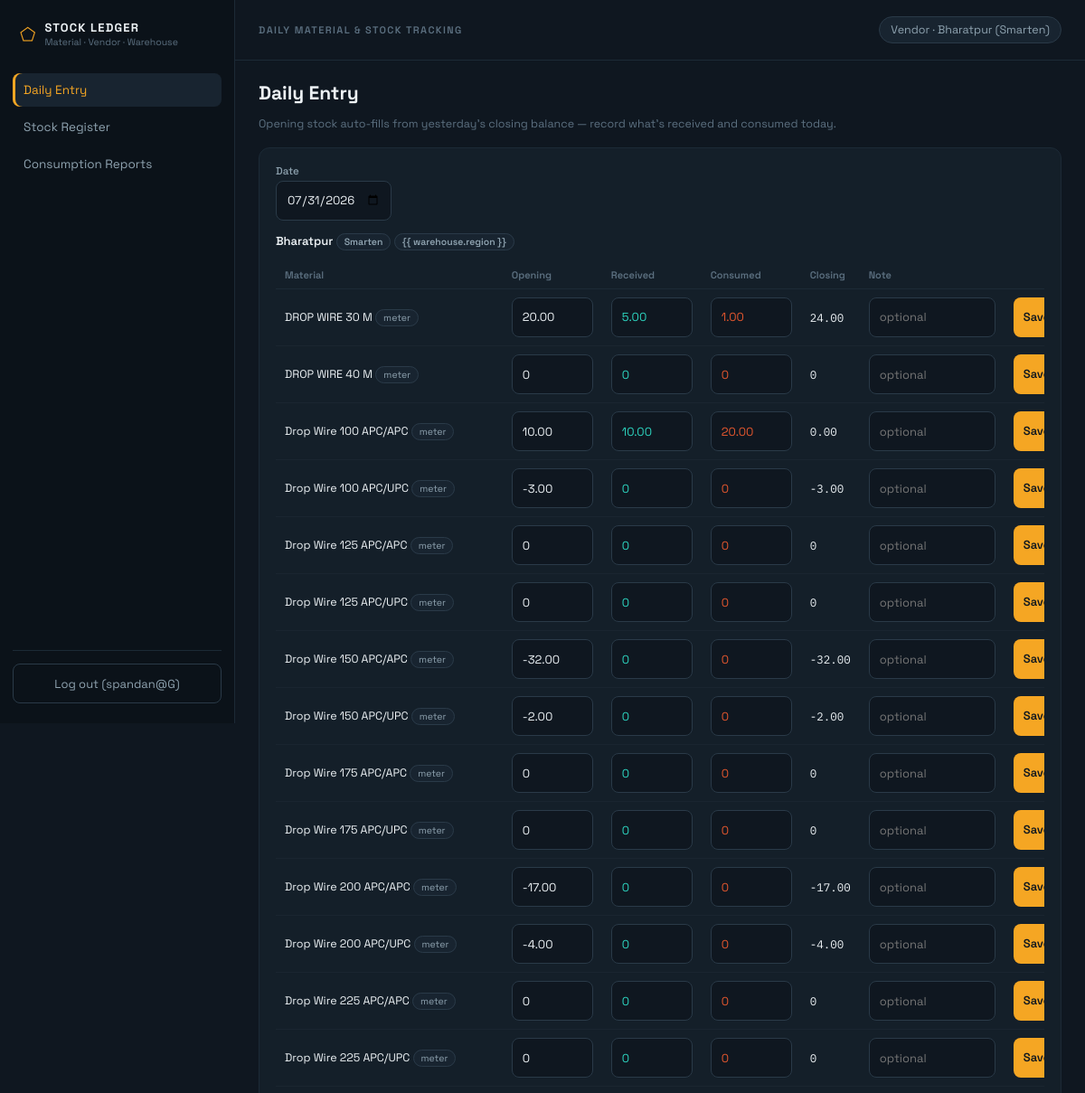
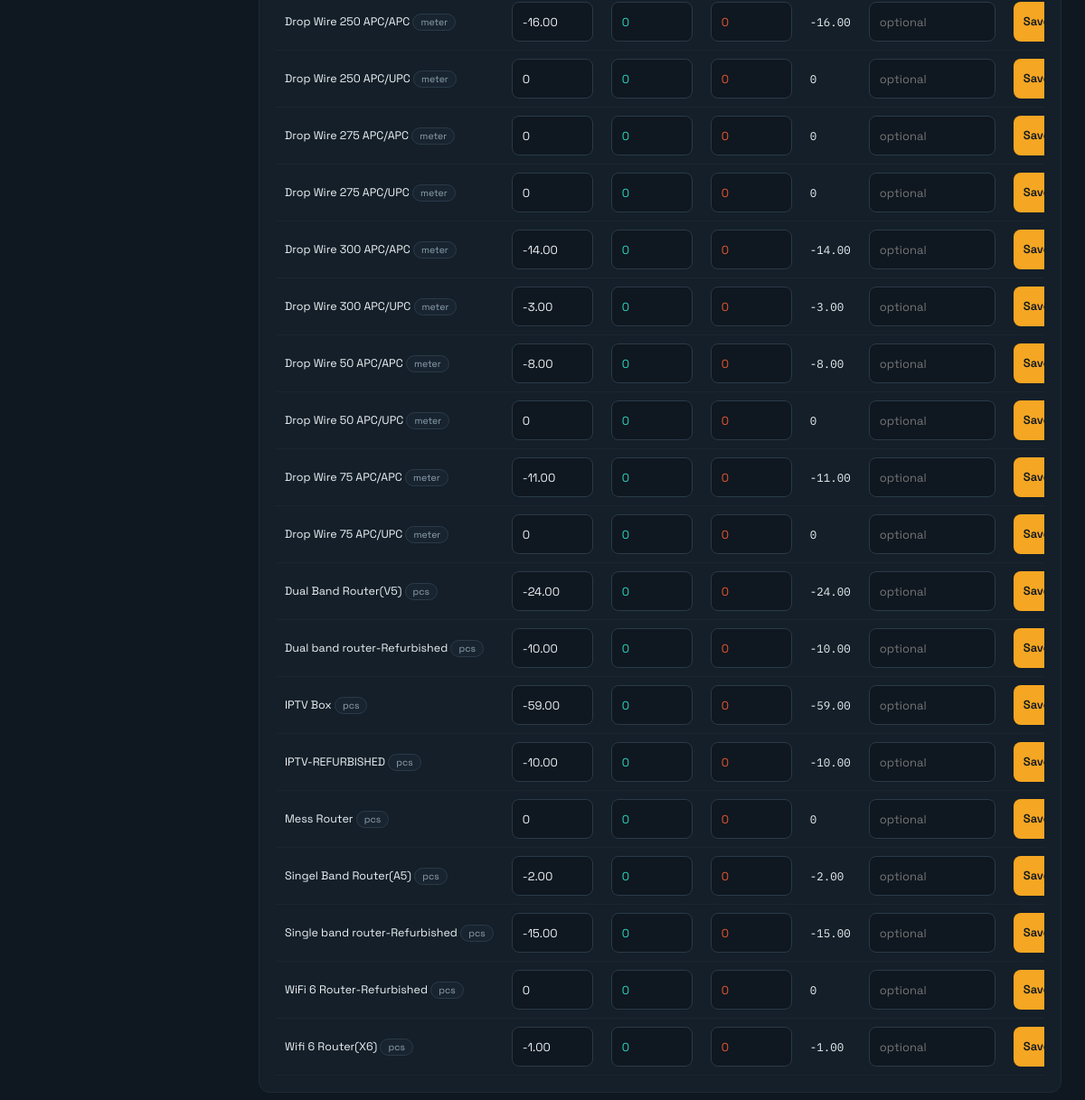
Screenshot of /stock/ (signed in) with the database file from the repository (2 pictures, top to bottom).
### accounts/models.py (models this page shows, shortened)
class User(AbstractUser):
    class Role(models.TextChoices):
        ADMIN = "ADMIN", "Admin"
        VENDOR = "VENDOR", "Vendor"
    role = models.CharField(max_length=10, choices=Role.choices, default=Role.VENDOR)
    warehouse = models.ForeignKey(
        "inventory.Warehouse",
        null=True, blank=True,
        on_delete=models.SET_NULL,
        related_name="vendor_users",
    )
    @property
    def is_admin_role(self):
        return self.role == self.Role.ADMIN
    @property
    def is_vendor_role(self):
        return self.role == self.Role.VENDOR

### inventory/models.py (models this page shows, shortened)
class Warehouse(models.Model):
    region = models.ForeignKey(Region, on_delete=models.PROTECT, related_name="warehouses")
    vendor = models.ForeignKey(Vendor, on_delete=models.PROTECT, related_name="warehouses")
    name = models.CharField(max_length=150)
    class Meta:
        ordering = ["region__name", "vendor__name", "name"]
        unique_together = ("vendor", "name")
    def __str__(self):
        return f"{self.name} ({self.vendor})"

class Vendor(models.Model):
    name = models.CharField(max_length=120, unique=True)
    class Meta:
        ordering = ["name"]
    def __str__(self):
        return self.name

class Material(models.Model):
    class Unit(models.TextChoices):
        METER = "meter", "Meter"
        PCS = "pcs", "Pcs"
        ROLL = "roll", "Roll"
        BOX = "box", "Box"
        SET = "set", "Set"
    name = models.CharField(max_length=150, unique=True)
    unit = models.CharField(max_length=10, choices=Unit.choices, default=Unit.PCS)
    min_stock_alert = models.DecimalField(max_digits=12, decimal_places=2, null=True, blank=True)
    is_active = models.BooleanField(default=True)
    match_material_group = models.CharField(max_length=50, blank=True, help_text="e.g. Dropwire, Router, IPTV")
    match_length_or_band = models.CharField(max_length=50, blank=True, help_text="e.g. 100 Meter / Dual Band / Wifi 6")
    match_connector = models.CharField(max_length=20, blank=True, help_text="e.g. APC/APC, APC/UPC")
    match_condition = models.CharField(
        max_length=20, blank=True, choices=[("NEW", "New"), ("REFURBISHED", "Refurbished")],
        help_text="Leave blank if not applicable"
    )
    class Meta:
        ordering = ["name"]

class StockEntry(models.Model):
    date = models.DateField()
    warehouse = models.ForeignKey(Warehouse, on_delete=models.CASCADE, related_name="stock_entries")
    material = models.ForeignKey(Material, on_delete=models.CASCADE, related_name="stock_entries")
    opening = models.DecimalField(max_digits=12, decimal_places=2, default=0)
    received = models.DecimalField(max_digits=12, decimal_places=2, default=0)
    consumed = models.DecimalField(max_digits=12, decimal_places=2, default=0)
    closing = models.DecimalField(max_digits=12, decimal_places=2, default=0)
    note = models.CharField(max_length=255, blank=True)
    entered_by = models.ForeignKey(settings.AUTH_USER_MODEL, null=True, on_delete=models.SET_NULL, related_name="stock_entries")
    updated_at = models.DateTimeField(auto_now=True)
    class Meta:
        unique_together = ("date", "warehouse", "material")
        ordering = ["-date"]
        indexes = [models.Index(fields=["warehouse", "material", "date"])]

### inventory/views.py (the view, shortened to what this page needs)
# urls.py: path("stock/", views.stock_entry, name="stock_entry"),
@vendor_or_admin_required
def stock_entry(request):
    user = request.user
    if user.is_vendor_role:
        if not user.warehouse:
            messages.error(request, "Your account isn't linked to a warehouse yet. Contact the admin.")
            return render(request, "inventory/no_warehouse.html")
        warehouse = user.warehouse
    else:
        wh_id = request.GET.get("warehouse")
        warehouse = get_object_or_404(Warehouse, id=wh_id) if wh_id else Warehouse.objects.first()
    date = request.GET.get("date") or today().isoformat()
    materials = Material.objects.filter(is_active=True)
    existing = {e.material_id: e for e in StockEntry.objects.filter(date=date, warehouse=warehouse)}
    rows = []
    for m in materials:
        entry = existing.get(m.id)
        if not entry:
            prior = (StockEntry.objects.filter(warehouse=warehouse, material=m, date__lt=date)
                     .order_by("-date").first())
            opening = prior.closing if prior else Decimal("0")
        else:
            opening = entry.opening
        rows.append({
            "material": m,
            "opening": opening,
            "received": entry.received if entry else Decimal("0"),
            "consumed": entry.consumed if entry else Decimal("0"),
            "closing": entry.closing if entry else opening,
            "note": entry.note if entry else "",
        })
    context = {
        "warehouse": warehouse,
        "date": date,
        "rows": rows,
        "all_warehouses": Warehouse.objects.select_related("vendor", "region") if request.user.is_admin_role else None,
    }
    return render(request, "inventory/stock_entry.html", context)

### inventory/permissions.py (called while the page is built)
def vendor_or_admin_required(view_func):
    @wraps(view_func)
    @login_required
    def _wrapped(request, *args, **kwargs):
        if not (request.user.is_admin_role or request.user.is_vendor_role):
            raise PermissionDenied
        return view_func(request, *args, **kwargs)
    return _wrapped

### inventory/views.py (called while the page is built)
def today():
    return dt.date.today()

### templates/inventory/stock_entry.html (shortened to what this page needs)
{% extends "base.html" %}
{% block content %}
<h1>Daily Entry</h1>
<p class="subtitle">Opening stock auto-fills from yesterday's closing balance — record what's received and consumed
  today.</p>
<div class="panel">
  <form method="get" class="inline-filters">
    <div>
      <label>Date</label>
      <input type="date" name="date" value="{{ date }}" max="{% now 'Y-m-d' %}" onchange="this.form.submit()">
    </div>
  </form>
  <div class="panel-title">{{ warehouse.name }} <span class="pill">{{ warehouse.vendor }}</span> <span class="pill">{{
      warehouse.region }}</span></div>
  <div class="table-responsive">
    <table>
      <thead>
        <tr>
          <th>Material</th>
          <th>Opening</th>
          <th>Received</th>
          <th>Consumed</th>
          <th>Closing</th>
          <th>Note</th>
          <th></th>
        </tr>
      </thead>
      <tbody>
        {% for row in rows %}
        <tr>
          <form method="post">
            <td>{{ row.material.name }} <span class="pill">{{ row.material.unit }}</span></td>
            <td><input type="number" step="0.01" name="opening" value="{{ row.opening }}" style="width:90px;"></td>
            <td><input type="number" step="0.01" name="received" value="{{ row.received }}" style="width:90px;"
                class="received"></td>
            <td><input type="number" step="0.01" name="consumed" value="{{ row.consumed }}" style="width:90px;"
                class="consumed"></td>
            <td class="mono">{{ row.closing }}</td>
            <td><input type="text" name="note" value="{{ row.note }}" style="width:140px;" placeholder="optional"></td>
            <td style="display:flex; gap:6px;">
              <button type="submit" name="action" value="save" class="primary-btn">Save</button>
            </td>
          </form>
        </tr>
        {% empty %}
        <tr>
          <td colspan="7" style="text-align:center; color:var(--muted2); padding:24px 0;">No materials defined yet — ask
            the admin to add some under Manage Materials.</td>
        </tr>
        {% endfor %}
      </tbody>
    </table>
  </div>
</div>
{% endblock %}

### templates/base.html (shortened to what this page needs)
{% load static %}
<!DOCTYPE html>
<html lang="en">
<head>
  <link rel="stylesheet" href="{% static 'css/style.css' %}">
</head>
<body>
  {% if user.is_authenticated %}
  <div class="shell">
    <aside class="sidebar">
      <div class="brand"><span class="mark">&#11040;</span>
        <div>
          <div class="brand-title">STOCK LEDGER</div>
          <div class="brand-sub">Material · Vendor · Warehouse</div>
        </div>
      </div>
      <nav>
        <a href="{% url 'inventory:stock_entry' %}"
          class="{% if request.resolver_match.url_name == 'stock_entry' %}active{% endif %}">Daily Entry</a>
        <a href="{% url 'inventory:stock_register' %}"
          class="{% if request.resolver_match.url_name == 'stock_register' %}active{% endif %}">Stock Register</a>
        <a href="{% url 'inventory:consumption_report' %}"
          class="{% if request.resolver_match.url_name == 'consumption_report' %}active{% endif %}">Consumption
          Reports</a>
      </nav>
      <div class="sidebar-footer">
        <form action="{% url 'logout' %}" method="post">{% csrf_token %}
          <button type="submit" class="ghost-btn">Log out ({{ user.username }})</button>
        </form>
      </div>
    </aside>
    <main class="main">
      <div class="topbar">
        <div class="eyebrow">DAILY MATERIAL &amp; STOCK TRACKING</div>
        <div class="role-chip">{{ user.get_role_display }}{% if user.warehouse %} · {{ user.warehouse }}{% endif %}
        </div>
      </div>
      <div class="content">
        {% block content %}{% endblock %}
      </div>
    </main>
  </div>
  {% else %}
  {% block full %}{% endblock %}
  {% endif %}
</body>
</html>

### static/css/style.css (style rules this page uses)
:root { --bg: #0F1720; --surface: #141F29; --surface2: #182430; --border: #1C2A36; --border2: #2A3A48; --amber: #F5A623; --teal: #2DD4BF; --red: #E4572E; --text: #EDF2F5; --muted: #8FA3B0; --muted2: #5C7080; }
* { box-sizing: border-box; }
html { font-size: 16px; }
body { margin: 0; background: var(--bg); color: var(--text); font-family: 'Space Grotesk', sans-serif; min-height: 100vh; overflow-x: hidden; }
a { color: inherit; text-decoration: none; }
.shell { display: flex; min-height: 100vh; }
.sidebar { width: 260px; background: #0B1219; border-right: 1px solid var(--border); padding: 22px 14px; display: flex; flex-direction: column; position: sticky; top: 0; height: 100vh; flex-shrink: 0; }
.brand { display: flex; align-items: center; gap: 10px; padding: 0 8px; }
.mark { font-size: 20px; color: var(--amber); }
.brand-title { font-size: 13px; font-weight: 700; letter-spacing: 1.2px; }
.brand-sub { font-size: 10.5px; color: var(--muted2); margin-top: 1px; }
nav { margin-top: 28px; display: flex; flex-direction: column; gap: 4px; }
nav a { padding: 10px 12px; border-radius: 8px; color: var(--muted); font-size: 13.5px; }
nav a.active { background: var(--surface2); color: var(--amber); box-shadow: inset 3px 0 0 var(--amber); }
.sidebar-footer { margin-top: auto; padding-top: 14px; border-top: 1px solid var(--border); }
.main { flex: 1; display: flex; flex-direction: column; min-width: 0; }
.topbar { display: flex; justify-content: space-between; align-items: center; gap: 12px; padding: 18px 26px; border-bottom: 1px solid var(--border); }
.eyebrow { font-size: 11px; letter-spacing: 1.4px; color: var(--muted2); font-weight: 600; }
.role-chip { font-size: 12.5px; color: var(--muted); background: var(--surface2); border: 1px solid var(--border2); border-radius: 20px; padding: 6px 12px; }
.content { padding: 22px 26px; max-width: 1400px; width: 100%; margin: 0 auto; }
h1 { font-size: 21px; margin: 0 0 4px; font-weight: 700; }
.subtitle { font-size: 12.5px; color: var(--muted2); margin-bottom: 18px; }
.panel { background: var(--surface); border: 1px solid var(--border); border-radius: 12px; padding: 18px; margin-bottom: 16px; }
.panel-title { font-size: 13px; font-weight: 600; margin-bottom: 14px; }
form.inline-filters { display: flex; gap: 10px; flex-wrap: wrap; margin-bottom: 14px; }
label { font-size: 11.5px; color: var(--muted); font-weight: 500; display: block; margin-bottom: 4px; }
input, select, textarea, button { font-family: 'Space Grotesk', sans-serif; background: var(--bg); border: 1px solid var(--border2); border-radius: 8px; padding: 9px 11px; color: var(--text); font-size: 13px; outline: none; min-height: 44px; }
button { cursor: pointer; }
table { width: 100%; border-collapse: collapse; font-size: 12.5px; }
th { text-align: left; padding: 8px 10px; color: var(--muted2); font-weight: 600; font-size: 11px; border-bottom: 1px solid var(--border); white-space: nowrap; }
td { padding: 9px 10px; border-bottom: 1px solid #1A2530; white-space: nowrap; }
.mono { font-family: 'IBM Plex Mono', monospace; }
.received { color: var(--teal); }
.consumed { color: var(--red); }
.primary-btn { background: var(--amber); border: none; color: #0F1720; font-weight: 600; cursor: pointer; }
.ghost-btn { background: transparent; border: 1px solid var(--border2); color: var(--muted); cursor: pointer; width: 100%; }
.pill { font-size: 10.5px; color: var(--muted); background: var(--surface2); border: 1px solid var(--border2); border-radius: 20px; padding: 2px 8px; }
.table-responsive { overflow-x: auto; -webkit-overflow-scrolling: touch; }

### rows the page displays
User: username "spandan@G", role "Vendor", warehouse "Bharatpur (Smarten)"
Warehouse: name "Bharatpur", vendor "Smarten"
Material: material.name "DROP WIRE 30 M", material.unit "meter", opening "20.00", received "5.00", consumed "1.00", closing "24.00"
Material: material.name "DROP WIRE 40 M", material.unit "meter", opening "0", received "0", consumed "0", closing "0"
Material: material.name "Drop Wire 100 APC/APC", material.unit "meter", opening "10.00", received "10.00", consumed "20.00", closing "0.00"
Material: material.name "Drop Wire 100 APC/UPC", material.unit "meter", opening "-3.00", received "0", consumed "0", closing "-3.00"
Material: material.name "Drop Wire 125 APC/APC", material.unit "meter", opening "0", received "0", consumed "0", closing "0"
Material: material.name "Drop Wire 125 APC/UPC", material.unit "meter", opening "0", received "0", consumed "0", closing "0"
Material: material.name "Drop Wire 150 APC/APC", material.unit "meter", opening "-32.00", received "0", consumed "0", closing "-32.00"
Material: material.name "Drop Wire 150 APC/UPC", material.unit "meter", opening "-2.00", received "0", consumed "0", closing "-2.00"
Material: material.name "Drop Wire 175 APC/APC", material.unit "meter", opening "0", received "0", consumed "0", closing "0"
Material: material.name "Drop Wire 175 APC/UPC", material.unit "meter", opening "0", received "0", consumed "0", closing "0"
Material: material.name "Drop Wire 200 APC/APC", material.unit "meter", opening "-17.00", received "0", consumed "0", closing "-17.00"
Material: material.name "Drop Wire 200 APC/UPC", material.unit "meter", opening "-4.00", received "0", consumed "0", closing "-4.00"
Material: material.name "Drop Wire 225 APC/APC", material.unit "meter", opening "0", received "0", consumed "0", closing "0"
Material: material.name "Drop Wire 225 APC/UPC", material.unit "meter", opening "0", received "0", consumed "0", closing "0"
Material: material.name "Drop Wire 250 APC/APC", material.unit "meter", opening "-16.00", received "0", consumed "0", closing "-16.00"
Material: material.name "Drop Wire 250 APC/UPC", material.unit "meter", opening "0", received "0", consumed "0", closing "0"
Material: material.name "Drop Wire 275 APC/APC", material.unit "meter", opening "0", received "0", consumed "0", closing "0"
Material: material.name "Drop Wire 275 APC/UPC", material.unit "meter", opening "0", received "0", consumed "0", closing "0"
Material: material.name "Drop Wire 300 APC/APC", material.unit "meter", opening "-14.00", received "0", consumed "0", closing "-14.00"
Material: material.name "Drop Wire 300 APC/UPC", material.unit "meter", opening "-3.00", received "0", consumed "0", closing "-3.00"
Material: material.name "Drop Wire 50 APC/APC", material.unit "meter", opening "-8.00", received "0", consumed "0", closing "-8.00"
Material: material.name "Drop Wire 50 APC/UPC", material.unit "meter", opening "0", received "0", consumed "0", closing "0"
Material: material.name "Drop Wire 75 APC/APC", material.unit "meter", opening "-11.00", received "0", consumed "0", closing "-11.00"
Material: material.name "Drop Wire 75 APC/UPC", material.unit "meter", opening "0", received "0", consumed "0", closing "0"
Material: material.name "Dual Band Router(V5)", material.unit "pcs", opening "-24.00", received "0", consumed "0", closing "-24.00"
Material: material.name "Dual band router-Refurbished", material.unit "pcs", opening "-10.00", received "0", consumed "0", closing "-10.00"
Material: material.name "IPTV Box", material.unit "pcs", opening "-59.00", received "0", consumed "0", closing "-59.00"
Material: material.name "IPTV-REFURBISHED", material.unit "pcs", opening "-10.00", received "0", consumed "0", closing "-10.00"
Material: material.name "Mess Router", material.unit "pcs", opening "0", received "0", consumed "0", closing "0"
Material: material.name "Singel Band Router(A5)", material.unit "pcs", opening "-2.00", received "0", consumed "0", closing "-2.00"
Material: material.name "Single band router-Refurbished", material.unit "pcs", opening "-15.00", received "0", consumed "0", closing "-15.00"
Material: material.name "WiFi 6 Router-Refurbished", material.unit "pcs", opening "0", received "0", consumed "0", closing "0"
Material: material.name "Wifi 6 Router(X6)", material.unit "pcs", opening "-1.00", received "0", consumed "0", closing "-1.00"
